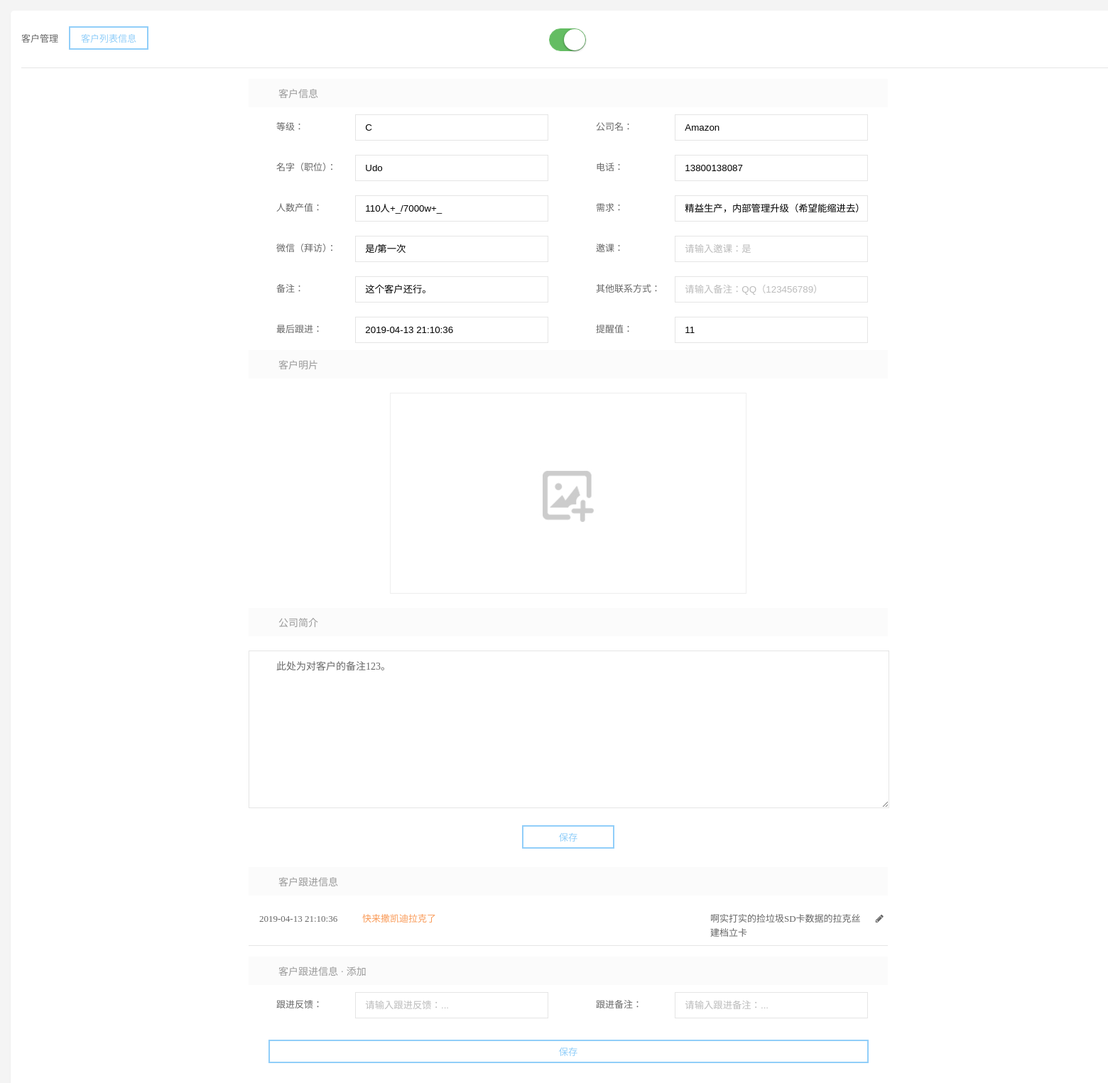
/detail.php?id=3 (signed in), run on the app's committed database.
### tables this page shows
CREATE TABLE IF NOT EXISTS `client` (
  `id` int(11) NOT NULL AUTO_INCREMENT,
  `grade` varchar(20) DEFAULT NULL,
  `company` varchar(255) DEFAULT NULL,
  `client` varchar(50) DEFAULT NULL,
  `phone` varchar(255) DEFAULT NULL,
  `population` varchar(255) DEFAULT NULL,
  `demand` varchar(1000) DEFAULT NULL,
  `wxvisit` varchar(50) DEFAULT NULL,
  `course` varchar(50) DEFAULT NULL,
  `remarks` varchar(50) DEFAULT NULL,
  `others` varchar(50) DEFAULT NULL,
  `lastdate` datetime DEFAULT NULL,
  `remind` int(11) DEFAULT NULL,
  `pic` varchar(255) DEFAULT NULL,
  `abstract` text,
  `status` int(1) DEFAULT NULL,
  PRIMARY KEY (`id`)
);

CREATE TABLE IF NOT EXISTS `cfollow` (
  `id` int(1) NOT NULL AUTO_INCREMENT,
  `clientid` varchar(255) NOT NULL,
  `followdate` datetime NOT NULL,
  `content` varchar(255) NOT NULL,
  `remarks` varchar(255) NOT NULL,
  PRIMARY KEY (`id`)
);

### detail.php (the view, shortened to what this page needs)
<?php
	try {
	    $pdo = new PDO("mysql:host=localhost;dbname=zhibodemo;", "zhibodemo", "123456");
	}
	catch (PDOException $e) {
	    die("数据库连接失败" . $e->getMessage());
	}
	$pdo->query("SET NAMES 'UTF8'");
	$sql1 = "SELECT * FROM client WHERE id =".$_GET['id'];
	$stmt = $pdo->query($sql1);
	if($stmt->rowCount()>0){
	    $a = $stmt->fetch(PDO::FETCH_ASSOC);
	}else{
	    die("没有要修改的数据！");
	}
?>
<!DOCTYPE html>
<html>
<head>
    <link rel="stylesheet" type="text/css" href="css/switchery.min.css">
    <link rel="stylesheet" type="text/css" href="css/font-awesome.min.css">
</head>
<body>
	<section>
		<div class="section_head">
            <span class="manage">客户管理</span><a href="system.php" class="user_add">客户列表信息</a>
            <div class="abc">
            </div>
        </div>
        <div class="hr"></div>
        <form method="post" action="detailAction.php" enctype="multipart/form-data" >
        	<p class="form_p">客户信息</p>
        	<div>
				<span class="form_1">等级：</span>
				<span class="form_2"><input class="input" type="text" required="true" name="grade" value="<?php echo $a['grade'];?>" placeholder="请输入等级：A 或 B 或 C 或 E 或 D 或 F" maxlength="2" autocomplete="off"></span>
				<span class="form_1">公司名：</span>
				<span class="form_2"><input class="input" type="text" required="true" name="company" value="<?php echo $a['company'];?>" placeholder="请输入公司名：..." maxlength="50"></span>
			</div>
			<div>
				<span class="form_1">名字（职位）：</span>
				<span class="form_2"><input class="input" type="text" name="client" value="<?php echo $a['client'];?>" placeholder="请输入名字（职位）：..." maxlength="50"></span>
				<span class="form_1">电话：</span>
				<span class="form_2"><input class="input" type="text" required="true" value="<?php echo $a['phone'];?>" name="phone" placeholder="请输入电话：..." maxlength="100"></span>
			</div>
			<div>
				<span class="form_1">人数产值：</span>
				<span class="form_2"><input class="input" type="text" name="population" value="<?php echo $a['population'];?>" maxlength="250" placeholder="请输入人数产值：..."></span>
				<span class="form_1">需求：</span>
				<span class="form_2"><input class="input" type="text" name="demand" value="<?php echo $a['demand'];?>" maxlength="800" placeholder="请输入需求：..."></span>
			</div>
			<div>
				<span class="form_1">微信（拜访）：</span>
				<span class="form_2"><input class="input" type="text" name="wxvisit" value="<?php echo $a['wxvisit'];?>" maxlength="50" placeholder="请输入微信拜访：是/第一次"></span>
				<span class="form_1">邀课：</span>
				<span class="form_2"><input class="input" type="text" name="course" value="<?php echo $a['course'];?>" maxlength="50" placeholder="请输入邀课：是"></span>
			</div>
			<div>
				<span class="form_1">备注：</span>
				<span class="form_2"><input class="input" type="text" name="remarks" value="<?php echo $a['remarks'];?>" maxlength="50" placeholder="请输入备注：..."></span>
				<span class="form_1">其他联系方式：</span>
				<span class="form_2"><input class="input" type="text" name="others" value="<?php echo $a['others'];?>" placeholder="请输入备注：QQ（123456789）"></span>
			</div>
			<div>
				<span class="form_1">最后跟进：</span>
				<span class="form_2"><input class="input" type="text" class="lastdate" value="<?php echo $a['lastdate'];?>" name="lastdate" readonly="readonly" placeholder=" 0000-00-00 00:00:00 "></span>
				<span class="form_1">提醒值：</span>
				<span class="form_2"><input class="input" type="number" name="remind" value="<?php echo $a['remind'];?>" placeholder="请输入提醒值：如 1 或 2 或 3 （单位为天）"></span>
			</div>
			<p class="form_p">客户明片</p>
			<div>
				<?php
					if ($a['pic']||$a['pic']!=null||$a['pic']!='') {
				?>
				<img id="picture_img" src="<?php echo $a['pic'];?>" onerror="onerror=null;src='img/error.jpg'">
				<?php
					}
					else{
				?>
				<img id="picture_img" src="img/error.jpg" onerror="onerror=null;src='img/error.jpg'">
				<?php
					}
				?>
			</div>
			<p class="form_p">公司简介</p>
			<div align="center">
				<textarea name="abstract"><?php echo $a['abstract'];?></textarea>
			</div>
			<div align="center">
				<input type="submit" class="submit" value="保存">
			</div>
        </form>
		<div class="follow">
			<p class="follow_p">客户跟进信息</p>
			<ul>
			<?php
				foreach ($pdo->query("SELECT * FROM cfollow WHERE clientid = ".$_GET['id'] ." order by followdate") as $row){
echo<<<begin
    <li class="follow_li">
    	<input class="follow_id" type="hidden" value="{$row['id']}"/>
    	<span class="follow_followdate">{$row['followdate']}</span>
    	<span class="follow_content">{$row['content']}</span>
    	<span class="follow_remarks">{$row['remarks']}</span>
    	<span class="follow_edit"><i class="fa fa-pencil fa-fw"></i></span>
    </li>
begin;
            	}
			?>
			</ul>
			<p class="form_p">客户跟进信息 · 添加</p>
			<form method="post" action="infoAction.php">
				<div>
					<span class="form_1">跟进反馈：</span>
					<span class="form_2"><input class="input" type="text" required="true" name="fcontent" placeholder="请输入跟进反馈：..." maxlength="200" autocomplete="off"></span>
					<span class="form_1">跟进备注：</span>
					<span class="form_2"><input class="input" type="text" required="true" name="fremarks" placeholder="请输入跟进备注：..." maxlength="200"></span>
				</div>
				<div align="center">
					<input type="submit" class="submit" value="保存">
				</div>
			</form>
		</div>
	</section>
</body>
</html>

### detail.php (style rules this page uses)
* { margin: 0;padding: 0; }
body { min-width: 1600px;font-family: Microsoft YaHei;background-color: rgb(244,244,244);font-size: 13px;color: #666; }
.hr { flex: 1 1;border-bottom:solid 1px #e5e5e5;margin:0 15px 15px 15px; }
section { flex: 1 1;height: auto;margin: 15px;background-color: #fff;border-radius: 5px;box-shadow: 0 2px 3px rgba(0,0,0,0.05); }
.section_head { width:100%;height:80px;background-color: none;position: relative; }
.section_head .manage { padding:0 15px;line-height: 80px;font-size: 13px; }
.section_head a { text-decoration: none;padding:5px 15px;display:inline-block;border:2px solid rgb(145,206,249);color:rgb(145,206,249);transition: ease background-color .3s;-moz-transition: ease background-color .3s;-webkit-transition: ease background-color .3s;-o-transition: ease background-color .3s; }
.abc { width: 54px;position: absolute;top: 25px;right: 0;bottom: 0;left: 0;margin: auto;display: block;background-color: ;clear: both; }
form { width: 900px;height: 1110px;margin: auto; }
form div { clear: both; }
form div span { display: inline-block;float: left;text-align: center;line-height: 35px;padding:10px 0 ; }
form div span input { transition: ease .5s; }
form div img { width: 500px;height: 281px;display: block;margin: 20px auto;cursor: pointer;border: 1px solid #eee; }
form div textarea { width: 880px;height: 200px;text-indent: 2em;outline: none;font-size: 14px;font-family: Microsoft YaHei;padding: 10px;color: #666;margin: 20px 0;border:solid 1px #e5e5e5; }
.form_p { text-indent: 3em;background-color: rgb(251,251,251);padding: 10px 0px;color: #999;font-size: 14px;clear: both;position: relative; }
.form_1 { width: 150px;text-align: left;text-indent: 3em; }
.form_2 { width: 300px;text-align: left; }
.input { width: 270px;outline: none;border:solid 1px #e5e5e5;line-height: 35px;text-indent: 1em; }
.submit { cursor: pointer;padding:5px 50px;background-color: #fff;display:inline-block;border:2px solid rgb(145,206,249);color:rgb(145,206,249);transition: ease background-color .3s;-moz-transition: ease background-color .3s;-webkit-transition: ease background-color .3s;-o-transition: ease background-color .3s; }
.follow { width: 900px;height: auto;margin: auto;padding-bottom: 50px;clear: both; }
.follow ul { margin: 15px auto; }
.follow_p { text-indent: 3em;background-color: rgb(251,251,251);padding: 10px 0px;color: #999;font-size: 14px;clear: both; }
.follow_li { width: 100%;height: auto;list-style: none;clear: both;border-bottom:solid 1px #e5e5e5;position: relative;line-height:150%;display: flex;padding: 8px 0; }
.follow_li span { display: inline-block;float: left; }
.follow_followdate { width:145px;height: auto;padding: 0px 0 0 15px;background-color: none;vertical-align:middle;display: inline-block; }
.follow_content { width: 470px;margin:0 10px 0 0;padding: 0px 0px 0 0;background-color: ;color: rgb(249,154,87);word-wrap:break-word; }
.follow_remarks { width: 220px;margin:0 0px 0 10px;padding: 0px 0px 0 0px;background-color: ;word-wrap:break-word; }
.follow_edit { width: 20px;height: 20px;background-color: ;position: absolute;right: 0;top: 8px;background-color: ; }
.fa-pencil { cursor: pointer;color: #666;line-height: 20px; }
.follow form { height: 150px; }
.follow .submit { cursor: pointer;padding:5px 0px;margin: 20px auto;width: 845px;background-color: #fff;display:inline-block;border:2px solid rgb(145,206,249);color:rgb(145,206,249);transition: ease background-color .3s;-moz-transition: ease background-color .3s;-webkit-transition: ease background-color .3s;-o-transition: ease background-color .3s; }

### data on the page
client: grade "C", company "Amazon", client "Udo", phone "13800138087", population "110人+_/7000w+_", demand "精益生产，内部管理升级（希望能缩进去）", wxvisit "是/第一次", remarks "这个客户还行。", lastdate "2019-04-13 21:10:36", remind "11", abstract "此处为对客户的备注123。"
cfollow: followdate "2019-04-13 21:10:36", content "快来撒凯迪拉克了", remarks "啊实打实的捡垃圾SD卡数据的拉克丝建档立卡"
